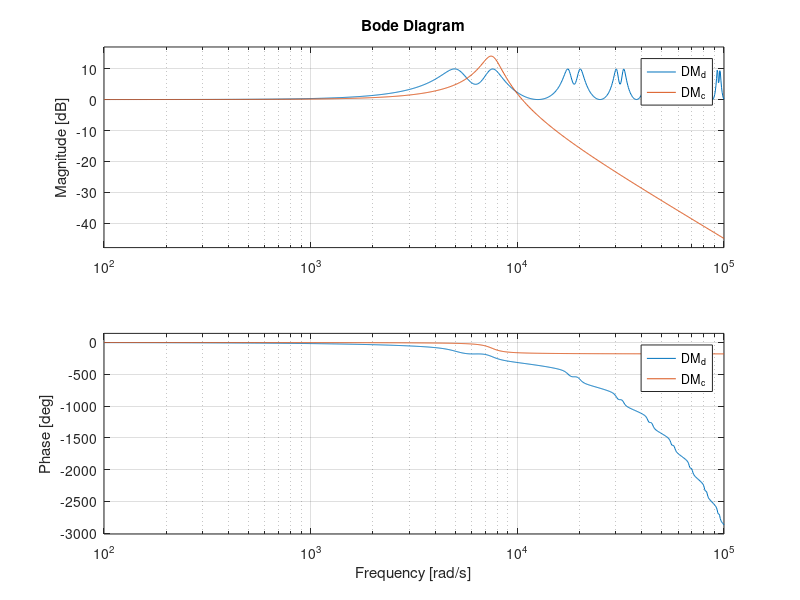

Write MATLAB code to recreate this figure.
s=tf('s');
Ts=1/2000; %replace with desired value;
z = tf('z',Ts);

w_DM = 1200*2*pi;
s_dm = 0.1;
DM_c = w_DM.^2/(s^2+2*s_dm*w_DM*s+w_DM.^2);

DM_d = c2d(DM_c,Ts,'zoh');

figure()
bode(DM_d,DM_c)
legend()